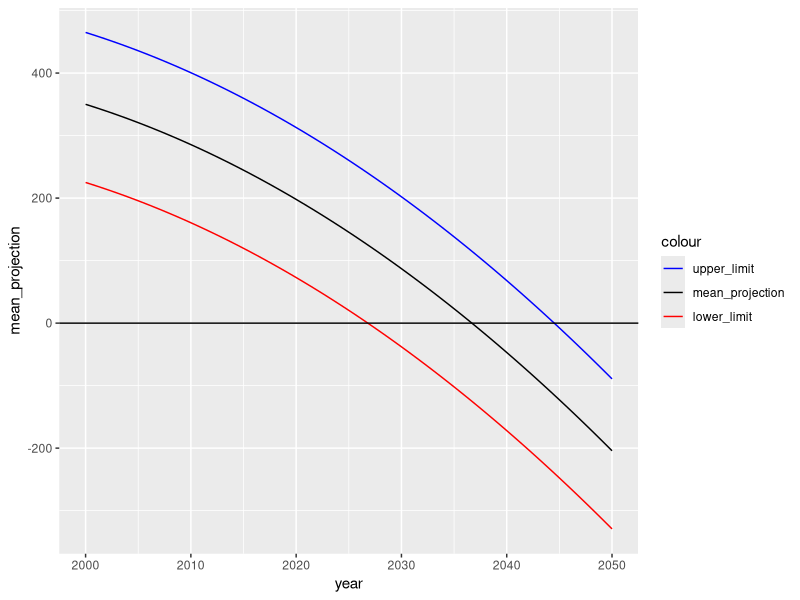

This chart was generated by the following R code:
## ---- chunk 1
knitr::opts_chunk$set(echo = TRUE)
library(tidyverse)
library(here)
## ---- chunk 2
ca_groundwater <- read.csv(here("data", "ca_groundwater.csv")) %>% 
  rename("year"="X", "mean_projection"="mean")
## ---- chunk 3
ggplot(data = ca_groundwater) +
  geom_line(aes(year, mean_projection, color="mean_projection"))+
  geom_line(aes(year, lower_limit, color= "lower_limit"))+
  geom_line(aes(year, upper_limit, color= "upper_limit"))+ 
  geom_hline(yintercept = 0, color = "black")+
  scale_color_manual(values = c(
    'mean_projection' = 'black',
    'lower_limit' = 'red' ,
    'upper_limit' = 'blue'))+
  guides(color = guide_legend(reverse = TRUE))
